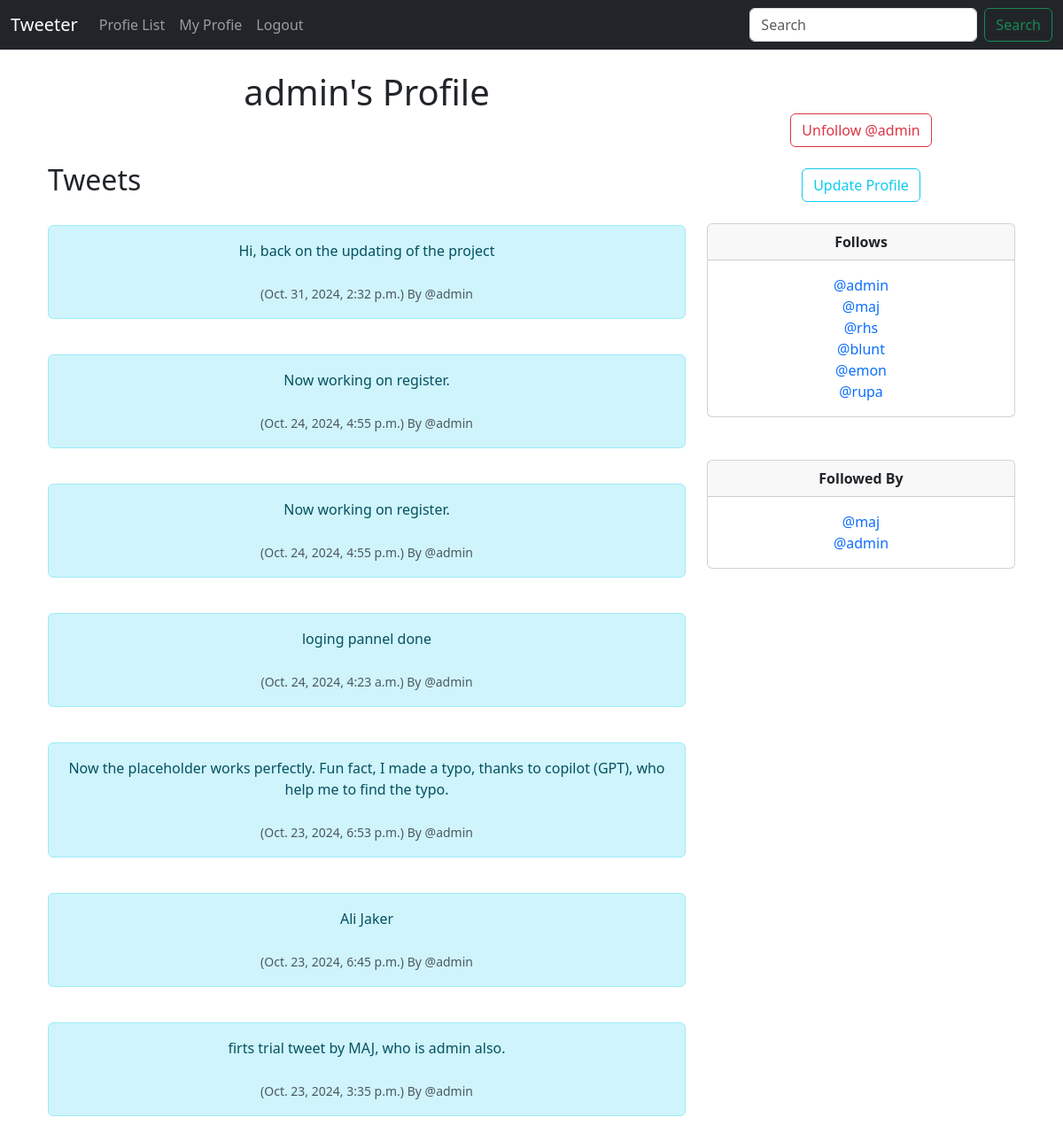
Screenshot of /profile/1 (signed in) with the database file from the repository.
### tweeter/models.py (models this page shows, shortened)
class Profile(models.Model):
    user = models.OneToOneField(User, on_delete=models.CASCADE)
    follows = models.ManyToManyField('self', related_name= 'followed_by', symmetrical=False, blank=True)
    date_modified = models.DateTimeField(user, auto_now=True)
    def __str__(self):
        return self.user.username

class tweets(models.Model):
    user = models.ForeignKey(User, related_name="tweets", on_delete=models.DO_NOTHING )
    body= models.CharField(max_length=300)
    created_at = models.DateTimeField(auto_now=True)

### tweeter/views.py (the view, shortened to what this page needs)
# urls.py: path('profile/<int:pk>', views.profile, name='profile'),
def profile(request, pk):
     profile = Profile.objects.get(user_id=pk)
     Tweets = tweets.objects.filter(user_id=pk).order_by("-created_at")
     if request.user.is_authenticated:
         return render(request, "profile.html", {"profile":profile, 'Tweets':Tweets})
     else:
        messages.success(request,("You Must Be Logged in to See that page") )
        return redirect('home')

### tweeter/templates/profile.html (shortened to what this page needs)
<!DOCTYPE html>
<html lang="en">
<head>
</head>
<body>
    {% extends 'base.html' %}
    {% block content %}
    {% if profile %}
    <div class="container text-center">
        <div class="row">
            <div class="col-8">
                <h1>{{ profile.user.username }}'s Profile</h1><br><br>
                {% if Tweets %}
                    <h2 style="text-align: left;">Tweets</h2><br>
                    {% for tweet in Tweets %}
                        <div class="alert alert-info" role="alert">
                            {{ tweet.body }} <br> <br>
                        <small class="text-muted">
                            ({{ tweet.created_at }})
                            By @{{ tweet.user.username }}
                        </small>
                        </div><br>
                    {% endfor %}
                {% endif %}
            </div>
            <div class="col-4">
                <br><br>
                <form method="post">
                    {% if profile in user.profile.follows.all %}
                        <button class= "btn btn-outline-danger" name="follow" value="unfollow" type="submit"> Unfollow @{{ profile.user.username | lower }}
                        </button>
                    {% else %}
                        <button class= "btn btn-outline-success" name="follow"  value="follow" type="submit"> Follow @{{ profile.user.username | lower }}
                        </button>
                    {% endif %}
                </form>
                <br>
                {% if request.user.id == profile.user.id %}
                    <a href="{% url 'update_user' %}" class="btn btn-outline-info">Update Profile</a>
                {% endif %}
                <br>
                <br>
                <div class="card">
                    <div class="card-header">
                        <strong> Follows </strong>
                    </div>
                        <div class="card-body">
                        <p class="card-text">
                         {% for following in profile.follows.all %}
                             <a href= "{% url 'profile' following.user.id %}" style="text-decoration: none;" > @{{ following | lower }} </a> <br/>
                        {% endfor %}
                        </p>
                        </div>
                    </div><br><br>
                    <div class="card">
                            <div class="card-header">
                           <strong> Followed By </strong>
                            </div>
                        <div class="card-body">
                        <p class="card-text">
                        {% for following in profile.followed_by.all %}
                            <a href= "{% url 'profile' following.user.id %}" style="text-decoration: none;" > @{{ following | lower }} </a> <br/>
                        {% endfor %}  </p>
                        </div>
                  </div>
            </div>
        </div>
    </div>
    {% endif %}
    {% endblock %}

### rows the page displays
Profile: user.username "admin"
tweets: body "Hi, back on the updating of the project", created_at "Oct. 31, 2024, 2:32 p.m.", user.username "admin"
tweets: body "Now working on register.", created_at "Oct. 24, 2024, 4:55 p.m.", user.username "admin"
tweets: body "Now working on register.", created_at "Oct. 24, 2024, 4:55 p.m.", user.username "admin"
tweets: body "loging pannel done", created_at "Oct. 24, 2024, 4:23 a.m.", user.username "admin"
tweets: body "Now the placeholder works perfectly. Fun fact, I made a typo, thanks to copilot (GPT), who help me to find the typo.", created_at "Oct. 23, 2024, 6:53 p.m.", user.username "admin"
tweets: body "Ali Jaker", created_at "Oct. 23, 2024, 6:45 p.m.", user.username "admin"
tweets: body "firts trial tweet by MAJ, who is admin also.", created_at "Oct. 23, 2024, 3:35 p.m.", user.username "admin"
Profile: user.username "maj"
Profile: user.username "rhs"
Profile: user.username "blunt"
Profile: user.username "emon"
Profile: user.username "rupa"
